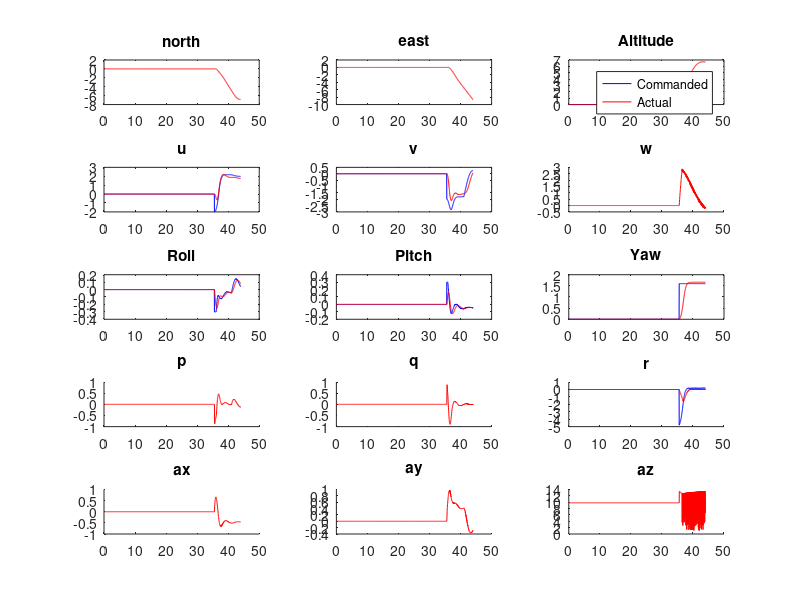

Recreate this plot in MATLAB.
clc
clear

% load pd2.mat
load pd.mat


t = 0:1/30:length(roll_c)/30;
t = t(1:end-1);

figure(1);clf
subplot(5,3,1)
plot (t,x,'r')
title('north')

subplot(5,3,2)
plot (t,y,'r')
title('east')

subplot(5,3,3)
plot (t,alt_c,'b')
hold on
plot (t,z,'r')
title('Altitude')
legend ('Commanded','Actual')

subplot(5,3,4)
plot(t,u_c,'b')
hold on
plot (t,u,'r')
title('u')

subplot(5,3,5)
plot (t,v_c,'b')
hold on
plot (t,v,'r')
title('v')

subplot(5,3,6)
hold on
plot (t,w,'r')
title('w')

subplot(5,3,7)
plot (t,-roll_c,'b')
hold on 
plot (t,roll,'r')
title('Roll')

subplot(5,3,8)
plot (t,pitch_c,'b')
hold on 
plot (t,pitch,'r')
title('Pitch')

subplot(5,3,9)
plot (t,yaw_c,'b')
hold on 
plot (t,yaw,'r')
title('Yaw')

subplot(5,3,10)
hold on 
plot (t,p,'r')
title('p')

subplot(5,3,11)
hold on 
plot (t,q,'r')
title('q')

subplot(5,3,12)
hold on 
plot (t,-yaw_rate_c,'b')
plot (t,r,'r')
title('r')

subplot(5,3,13)
hold on 
plot (t,ax,'r')
title('ax')

subplot(5,3,14)
hold on 
plot (t,ay,'r')
title('ay')

subplot(5,3,15)
hold on 
plot (t,az,'r')
title('az')

% figure(2)
% plot(y,x)
% title ('top down view of movement')
% xlabel('east')
% ylabel('north')
% 
% figure(3)
% plot3(y,x,z)
% title('flight path')
% xlabel('east')
% ylabel('north')
% zlabel('altitude')
% % view(60,-40)
% % az = 60
% % el = -40


